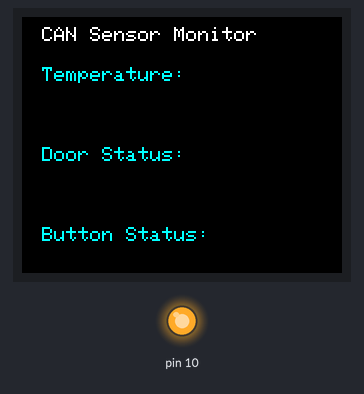
A sketch run on a simulated Arduino Uno, built with avr-gcc and run on an emulated ATmega328P. Parts: 160×128 colour display, output pins drawn as LEDs (lit = HIGH).

Above: at 0.35 s.
At 5.1 s:
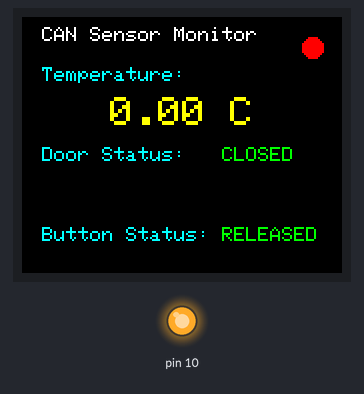

The sketch:

Code_1.ino
```cpp
#include <SPI.h>
#include <mcp2515.h>
#include <Adafruit_GFX.h>
#include <Adafruit_ST7735.h>

// TFT display pins
#define TFT_CS     2
#define TFT_DC     4
#define TFT_RST    15

// Initialize TFT display
Adafruit_ST7735 tft = Adafruit_ST7735(TFT_CS, TFT_DC, TFT_RST);

// CAN bus setup
struct can_frame canMsg;
struct MCP2515 mcp2515(5); // CS pin on GPIO 5

// CAN IDs
#define CAN_TX_ID 0x036    // ID for incoming sensor data
#define CAN_ACK_ID 0x037   // ID for our acknowledgments

// Display refresh control
unsigned long lastDisplayUpdate = 0;
#define DISPLAY_REFRESH_INTERVAL 500 // Update display every 500ms

// Sensor data structure
typedef struct {
  float temperature;  // in Celsius
  bool doorState;     // true = open, false = closed
  bool buttonState;   // true = pressed, false = released
  unsigned long lastUpdate; // timestamp of last update
} SensorData;

SensorData currentData;
bool newDataAvailable = false;

void setup() {
  Serial.begin(115200);

  // Initialize TFT display
  tft.initR(INITR_BLACKTAB);
  tft.setRotation(3); // Landscape orientation
  tft.fillScreen(ST77XX_BLACK);
  tft.setTextWrap(false);

  // Initialize CAN bus
  SPI.begin();
  mcp2515.reset();
  mcp2515.setBitrate(CAN_500KBPS, MCP_8MHZ);
  mcp2515.setNormalMode();

  // Initialize sensor data
  currentData.temperature = 0.0;
  currentData.doorState = false;
  currentData.buttonState = false;
  currentData.lastUpdate = 0;

  // Draw initial static UI elements
  drawStaticUI();
}

void loop() {
  // Check for incoming CAN messages
  if (mcp2515.readMessage(&canMsg) == MCP2515::ERROR_OK) {
    if (canMsg.can_id == CAN_TX_ID) {
      processIncomingData();
      newDataAvailable = true;

      // Send acknowledgment
      sendAcknowledgment();
    }
  }

  // Update display periodically or when new data arrives
  if (newDataAvailable || (millis() - lastDisplayUpdate >= DISPLAY_REFRESH_INTERVAL)) {
    updateDisplay();
    lastDisplayUpdate = millis();
    newDataAvailable = false;
  }
}

void processIncomingData() {
  // Extract temperature (2 bytes)
  int16_t tempInt = (canMsg.data[0] << 8) | canMsg.data[1];
  currentData.temperature = tempInt / 100.0;

  // Extract door state (1 byte)
  currentData.doorState = canMsg.data[2] > 0;

  // Extract button state (1 byte)
  currentData.buttonState = canMsg.data[3] > 0;

  currentData.lastUpdate = millis();

  Serial.print("Received: Temp=");
  Serial.print(currentData.temperature, 2);
  Serial.print("°C, Door=");
  Serial.print(currentData.doorState ? "OPEN" : "CLOSED");
  Serial.print(", Button=");
  Serial.println(currentData.buttonState ? "PRESSED" : "RELEASED");
}

void sendAcknowledgment() {
  canMsg.can_id = CAN_ACK_ID;
  canMsg.can_dlc = 0; // Empty acknowledgment
  mcp2515.sendMessage(&canMsg);
  Serial.println("Sent ACK");
}

void drawStaticUI() {
  tft.fillScreen(ST77XX_BLACK);

  // Draw title
  tft.setTextColor(ST77XX_WHITE);
  tft.setTextSize(1);
  tft.setCursor(10, 5);
  tft.print("CAN Sensor Monitor");

  // Draw temperature label
  tft.setTextColor(ST77XX_CYAN);
  tft.setCursor(10, 25);
  tft.print("Temperature:");

  // Draw door status label
  tft.setCursor(10, 65);
  tft.print("Door Status:");

  // Draw button status label
  tft.setCursor(10, 105);
  tft.print("Button Status:");

  // Draw last update label
  tft.setTextColor(ST77XX_WHITE);
  tft.setCursor(10, 145);
  tft.print("Last Update:");
}

void updateDisplay() {
  // Update temperature (center-aligned)
  tft.fillRect(10, 40, tft.width() - 20, 20, ST77XX_BLACK);
  tft.setTextColor(ST77XX_YELLOW);
  tft.setTextSize(2);

  String tempStr = String(currentData.temperature, 2) + " C";
  int16_t x = (tft.width() - tempStr.length() * 12) / 2; // Approximate centering
  tft.setCursor(x, 40);
  tft.print(tempStr);

  // Update door status
  tft.fillRect(100, 65, tft.width() - 110, 20, ST77XX_BLACK);
  tft.setTextSize(1);
  if (currentData.doorState) {
    tft.setTextColor(ST77XX_RED);
    tft.setCursor(100, 65);
    tft.print("OPEN");
  } else {
    tft.setTextColor(ST77XX_GREEN);
    tft.setCursor(100, 65);
    tft.print("CLOSED");
  }

  // Update button status
  tft.fillRect(100, 105, tft.width() - 110, 20, ST77XX_BLACK);
  if (currentData.buttonState) {
    tft.setTextColor(ST77XX_RED);
    tft.setCursor(100, 105);
    tft.print("PRESSED");
  } else {
    tft.setTextColor(ST77XX_GREEN);
    tft.setCursor(100, 105);
    tft.print("RELEASED");
  }

  // Update last update time
  tft.fillRect(100, 145, tft.width() - 110, 20, ST77XX_BLACK);
  tft.setTextColor(ST77XX_WHITE);

  unsigned long secondsAgo = (millis() - currentData.lastUpdate) / 1000;
  String timeStr;
  if (currentData.lastUpdate == 0) {
    timeStr = "Never";
  } else if (secondsAgo < 60) {
    timeStr = String(secondsAgo) + "s ago";
  } else {
    timeStr = String(secondsAgo / 60) + "m ago";
  }

  tft.setCursor(100, 145);
  tft.print(timeStr);

  // Draw connection status indicator
  bool dataIsFresh = (millis() - currentData.lastUpdate) < 5000; // 5 second threshold
  tft.fillCircle(tft.width() - 15, 15, 5, dataIsFresh ? ST77XX_GREEN : ST77XX_RED);
}
```
